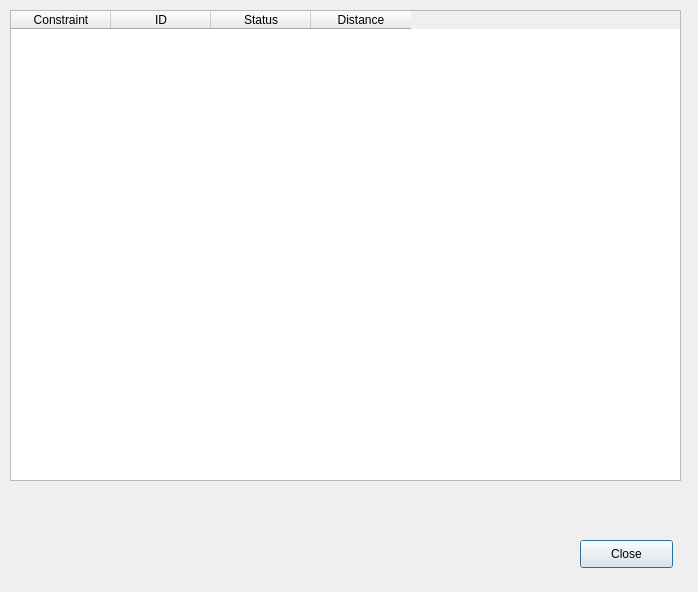
<?xml version="1.0" encoding="UTF-8"?>
<ui version="4.0">
 <class>dlgPipelineDialog</class>
 <widget class="QDialog" name="dlgPipelineDialog">
  <property name="geometry">
   <rect>
    <x>0</x>
    <y>0</y>
    <width>698</width>
    <height>592</height>
   </rect>
  </property>
  <property name="windowTitle">
   <string>Pipeline Planner</string>
  </property>
  <widget class="QTableWidget" name="tblImpacts">
   <property name="geometry">
    <rect>
     <x>10</x>
     <y>10</y>
     <width>671</width>
     <height>471</height>
    </rect>
   </property>
   <property name="alternatingRowColors">
    <bool>true</bool>
   </property>
   <column>
    <property name="text">
     <string>Constraint</string>
    </property>
   </column>
   <column>
    <property name="text">
     <string>ID</string>
    </property>
   </column>
   <column>
    <property name="text">
     <string>Status</string>
    </property>
   </column>
   <column>
    <property name="text">
     <string>Distance</string>
    </property>
   </column>
  </widget>
  <widget class="QPushButton" name="btnPush">
   <property name="geometry">
    <rect>
     <x>580</x>
     <y>540</y>
     <width>93</width>
     <height>28</height>
    </rect>
   </property>
   <property name="text">
    <string>Close</string>
   </property>
  </widget>
 </widget>
 <resources/>
 <connections>
  <connection>
   <sender>btnPush</sender>
   <signal>pressed()</signal>
   <receiver>dlgPipelineDialog</receiver>
   <slot>reject()</slot>
   <hints>
    <hint type="sourcelabel">
     <x>626</x>
     <y>553</y>
    </hint>
    <hint type="destinationlabel">
     <x>348</x>
     <y>295</y>
    </hint>
   </hints>
  </connection>
 </connections>
</ui>
